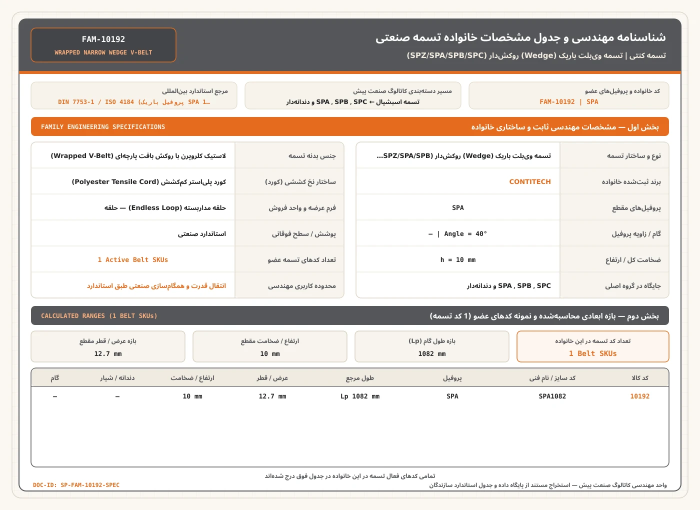
#> input picture src/assets/catalog/belts/families/FAM-10192/family-specifications.webp, 1400 x 1020 px (shown at 1/2 size)
$ python -i retrieval.py   (imports and definitions only)
#> lines starting #> are read from the running program, lines starting #| are printed output that depends on the picture; after the words box and inside, x2 and y2 are one past the last pixel; in counts of white or black regions, pixels touching at a corner belong together
#> further down, picture is the input picture: shape (1020, 1400, 3); mean B, G, R 213.9, 219.1, 225.3
"""Bounded local query preparation and geometric evidence, not a SKU classifier."""
import base64
import csv
import io
import re
import subprocess
from collections import OrderedDict
from PIL import Image
import cv2
import numpy as np

PIPELINE = 'local-lens-v2'
_cache = OrderedDict()


def regions(image, limit=3):
    """Return bounded, class-agnostic object proposals for the query encoder.

    The full frame is always retained by the caller. These boxes are only crops
    to compare against the catalogue; they are not product classifications.
    Border foreground and coarse Lab components complement one another so that
    multiple separated objects can be selected independently.
    """
#> called with limit = 3
    h, w = image.shape[:2]
#> h = 1020; w = 1400
    if min(h, w) < 24 or limit < 1:
        return []

    lab = cv2.cvtColor(image, cv2.COLOR_BGR2LAB)
#> lab: shape (1020, 1400, 3); mean of channels 0, 1, 2 222.7, 129.7, 131.6
    scale = 128 / max(h, w)
#> scale = 0.0914
    small = cv2.resize(
        lab,
        (max(16, round(w * scale)), max(16, round(h * scale))),
        interpolation=cv2.INTER_AREA,
    )
#> small: shape (93, 128, 3); mean of channels 0, 1, 2 222.7, 129.7, 131.6
    cv2.setRNGSeed(11)
    _, labels, centers = cv2.kmeans(
        small.reshape(-1, 3).astype(np.float32),
        8,
        None,
        (cv2.TERM_CRITERIA_EPS + cv2.TERM_CRITERIA_MAX_ITER, 15, 1),
        1,
        cv2.KMEANS_PP_CENTERS,
    )
#> labels = 11904 values, max 7 at index 0, min 0 at index 1796, mean 3.17; centers = [[254.3, 128, 128.2], [93.49, 128.6, 126.9], [204.1, 128.4, 129.9], [154.2, 168.8, 186.7], [225.6, 128.5, 130.5], [145.6, 128.6, 128.5], [185.9, 154.7, 167.2], [245.4, 128.1, 131.2]]
    labels = cv2.resize(
        labels.reshape(small.shape[:2]).astype(np.uint8),
        (w, h),
        interpolation=cv2.INTER_NEAREST,
    )
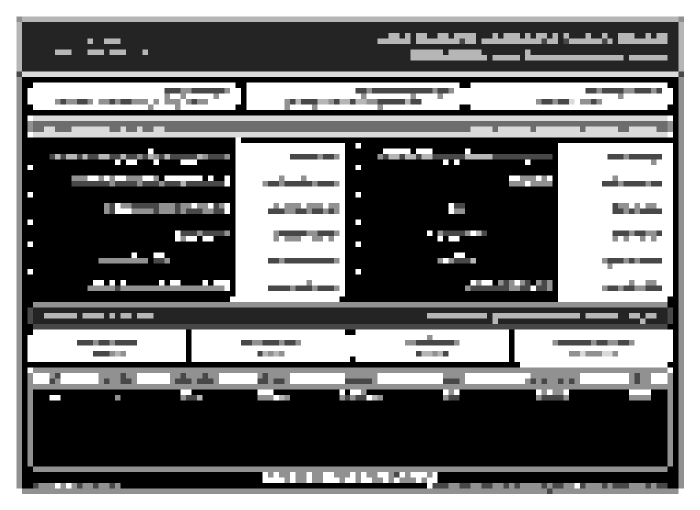
#> labels: shape (1020, 1400) (shown at 1/2 size); min 0, max 7, mean 3.16; drawn with min black and max white
    edges = np.concatenate((lab[0], lab[-1], lab[:, 0], lab[:, -1]))
    background = np.median(edges, axis=0)
#> background = [249, 128, 131]
    proposals = []

    # Keep a conservative whole-foreground proposal when the border is clean.
    base = foreground(image)
    if base:
        area = base['width'] * base['height']
        if 0.02 < area < 0.72 and base['width'] >= 0.03 and base['height'] >= 0.03:
            proposals.append((0.35 * np.sqrt(area), base))

    for index, center in enumerate(centers):
        contrast = float(np.linalg.norm(center - background))
        if contrast < 12:
            continue
        count, _, stats, _ = cv2.connectedComponentsWithStats(
            (labels == index).astype(np.uint8)
        )
        for x, y, bw, bh, area in stats[1:count]:
            ratio = area / (h * w)
            aspect = bw / max(1, bh)
            if not 0.002 < ratio < 0.62 or min(bw, bh) < 12:
                continue
            if not 0.10 < aspect < 10.0:
                continue
            fill = area / max(1, bw * bh)
            if fill < 0.10:
                continue

            centrality = 1 - float(np.hypot((x + bw / 2) / w - 0.5, (y + bh / 2) / h - 0.5))
            score = contrast * np.sqrt(ratio) * min(1.0, fill * 1.4) * (0.85 + 0.15 * centrality)
            margin = max(2, round(max(bw, bh) * 0.07))
            x0, y0 = max(0, x - margin), max(0, y - margin)
            x1, y1 = min(w, x + bw + margin), min(h, y + bh + margin)
            candidate = {
                'x': x0 / w,
                'y': y0 / h,
                'width': (x1 - x0) / w,
                'height': (y1 - y0) / h,
            }
            if candidate['width'] >= 0.03 and candidate['height'] >= 0.03:
                proposals.append((score, candidate))

    chosen = []
    for _, candidate in sorted(proposals, key=lambda item: -item[0]):
        def overlaps(other):
            intersection = (
                max(0, min(candidate['x'] + candidate['width'], other['x'] + other['width']) - max(candidate['x'], other['x']))
                * max(0, min(candidate['y'] + candidate['height'], other['y'] + other['height']) - max(candidate['y'], other['y']))
            )
            union = candidate['width'] * candidate['height'] + other['width'] * other['height'] - intersection
            return union > 0 and intersection / union > 0.58

        if not any(overlaps(other) for other in chosen):
            chosen.append(candidate)
        if len(chosen) >= limit:
            break
    return chosen


# [133 lines left out: functions select_region, refine_regions, decode, not called in this run]


def foreground(image):
    """Propose one crop only on a consistent background; otherwise retain full frame."""
    h, w = image.shape[:2]
#> h = 1020; w = 1400
    lab = cv2.cvtColor(image, cv2.COLOR_BGR2LAB).astype(np.float32)
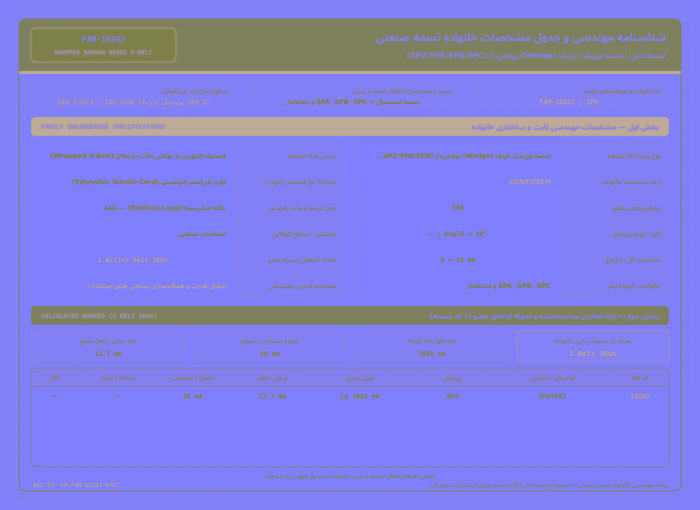
#> lab: shape (1020, 1400, 3) float32 (shown at 1/2 size); mean B, G, R 223.4, 129.7, 130.8
    edges = np.concatenate((lab[0], lab[-1], lab[:, 0], lab[:, -1]))
    background = np.median(edges, axis=0)
#> background = [249, 128, 131]
    if np.percentile(np.linalg.norm(edges-background, axis=1), 85) > 18:
        return None
    mask = (np.linalg.norm(lab-background, axis=2) > 28).astype(np.uint8)
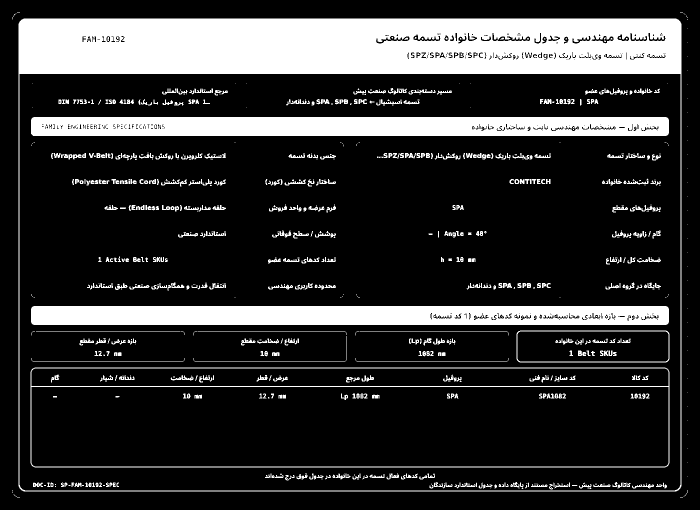
#> mask: shape (1020, 1400) (shown at 1/2 size); values 0 (black) and 1 (white), 20.1% white; 870 white regions (346 under 20 px), largest, box (x1, y1, x2, y2) and area: (37, 37, 1363, 983) 148185, (62, 612, 1338, 650) 47054, (62, 234, 1338, 272) 46960
    count, labels, stats, _ = cv2.connectedComponentsWithStats(mask)
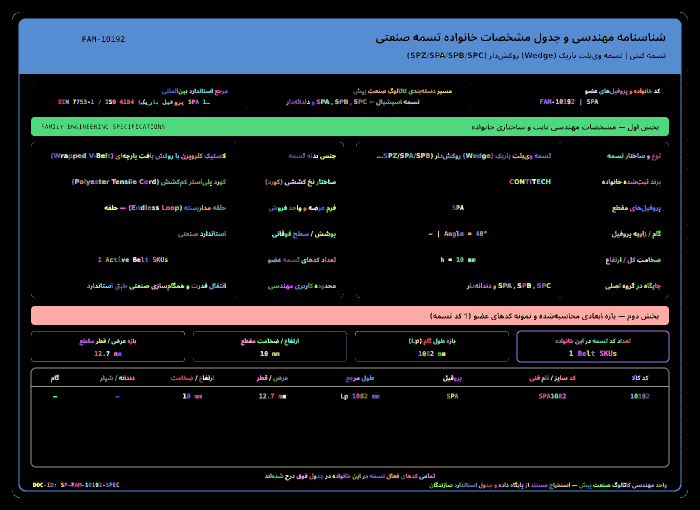
#> labels: shape (1020, 1400) int32 (shown at 1/2 size); 871 distinct labels, from 0 to 870; one colour per label, 0 black
#> count = 871; stats = 871 rows, first 6: [0, 0, 1400, 1020, 1140675], [34, 24, 6, 2, 6], [1360, 24, 7, 3, 7], [24, 26, 9, 13, 15], [1368, 27, 3, 3, 3], [1372, 31, 3, 5, 5]
    valid = [i for i in range(1, count) if stats[i, cv2.CC_STAT_AREA] > max(16, h*w*0.002)]
#> valid = [6, 165, 566, 671]
    if not valid:
        return None
    ys, xs = np.where(np.isin(labels, valid))
    x0, x1, y0, y1 = int(xs.min()), int(xs.max()+1), int(ys.min()), int(ys.max()+1)
#> x0 = 37; x1 = 1363; y0 = 37; y1 = 983
    margin = max(4, round(max(x1-x0, y1-y0)*0.08))
#> margin = 106
    x0, y0, x1, y1 = max(0, x0-margin), max(0, y0-margin), min(w, x1+margin), min(h, y1+margin)
#> x0 = 0; y0 = 0; x1 = 1400; y1 = 1020
    area = (x1-x0)*(y1-y0)/(h*w)
#> area = 1
    if not 0.02 < area < 0.85:
        return None
    return {'x': x0/w, 'y': y0/h, 'width': (x1-x0)/w, 'height': (y1-y0)/h}


# [78 lines left out: functions crop, jpeg, markings, features, geometric, not called in this run]

>>> import cv2
>>> picture = cv2.imread('../../src/assets/catalog/belts/families/FAM-10192/family-specifications.webp')
>>> result = regions(picture)
#> the loop in regions, `for index, center in enumerate(centers):` made 8 passes
#> (center, contrast, count) on passes 2, 3, 5, 6, 7: ([93.49, 128.6, 126.9], 155.6, 3), ([204.1, 128.4, 129.9], 44.95, 149), ([225.6, 128.5, 130.5], 23.45, 130), ([145.6, 128.6, 128.5], 103.4, 54), ([185.9, 154.7, 167.2], 77.51, 7)
#> (center, contrast) on passes 1, 8: ([254.3, 128, 128.2], 6.01), ([245.4, 128.1, 131.2], 3.59)
#> after the loop in regions, `for index, center in enumerate(centers):`: proposals = 2 items
#> the loop in regions, `for _, candidate in sorted(proposals, key=lambda item: -item[0]):` made 2 passes
#> candidate on pass 1: {'x': 0.579, 'y': 0.0863, 'width': 0.125, 'height': 0.0431}
#> candidate on pass 2: {'x': 0, 'y': 0.632, 'width': 1, 'height': 0.368}
#> result = 2 items
